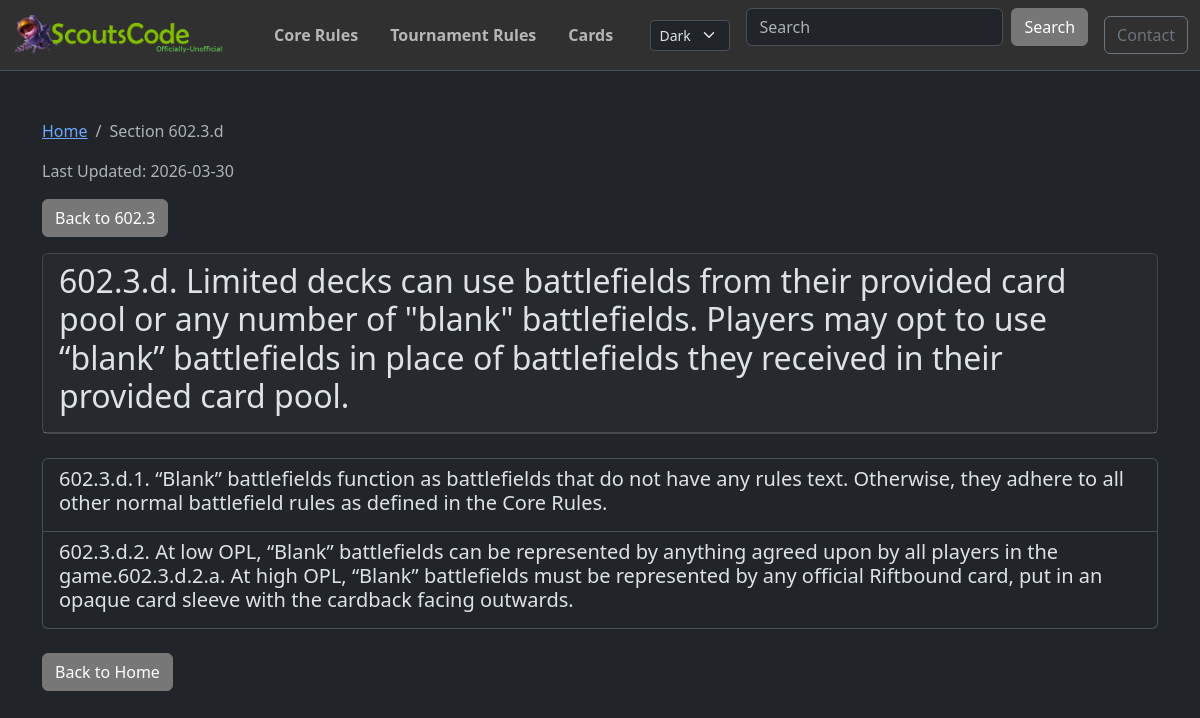
/trsections/602.3.d/, run on an earlier commit of the app's database.
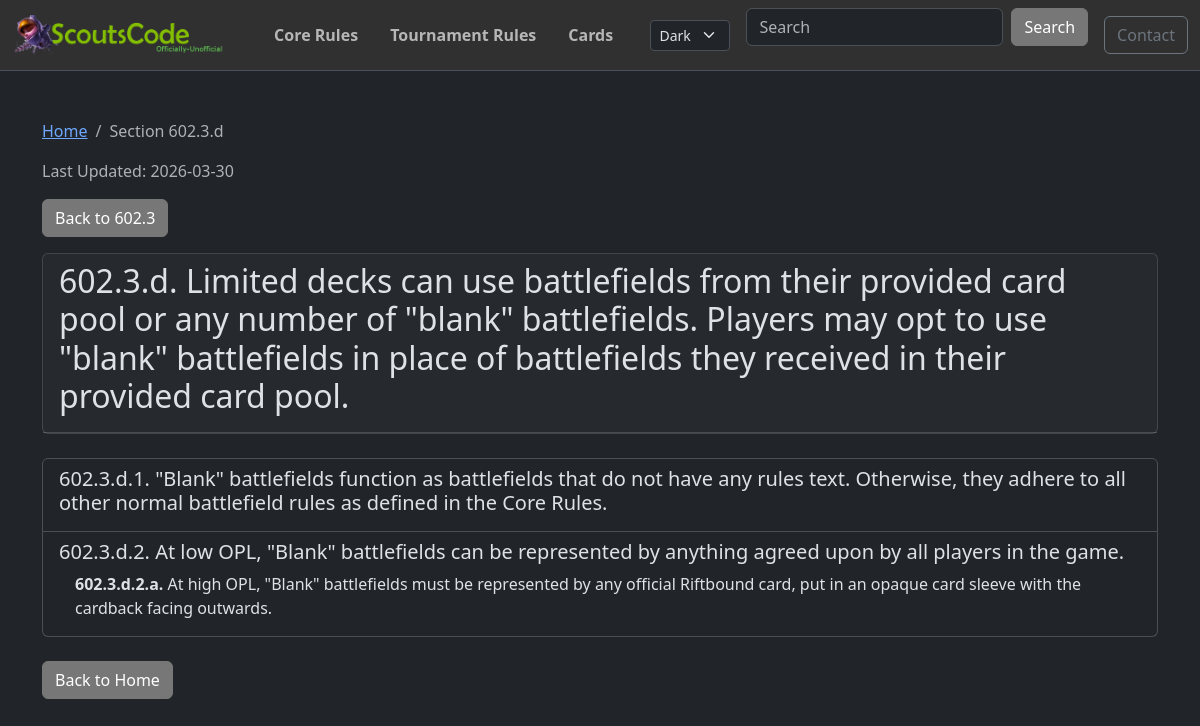
And on a later commit of the database.
### post/models.py (models this page shows, shortened)
class RuleSection(models.Model):
    RULE_TYPE_CHOICES = [
        ("TR", "Tournament Rules"),
        ("CR", "Comprehensive Rules"),
    ]
    rule_type = models.CharField(max_length=2, choices=RULE_TYPE_CHOICES)
    section = models.CharField(max_length=50, db_index=True)  # e.g., "703.4.a.5"
    text = models.TextField()
    annotations = models.TextField(blank=True, default="")
    parent = models.ForeignKey(
        "self", on_delete=models.CASCADE, null=True, blank=True, related_name="children"
    )
    order = models.IntegerField(default=0)
    class Meta:
        ordering = ["rule_type", "order", "section"]
        unique_together = ["rule_type", "section"]
        indexes = [
            models.Index(fields=["rule_type", "section"]),
            models.Index(fields=["parent", "order"]),
        ]
    def get_top_level_section(self):
        parts = self.section.split(".")
        first_part = parts[0]
        if len(first_part) >= 3:
            return first_part[0] + "00"
        return first_part
    def to_dict(self, include_children=True):
        data = {
            "section": self.section,
            "text": self.text,
            "annotations": self.annotations,
            "children": [],
        }
        if include_children:
            for child in self.children.all():
                data["children"].append(child.to_dict(include_children=True))
        return data

### post/views.py (the view)
# urls.py: path("trsections/<str:section>/", trsection_detail, name="trsection_detail"),
def trsection_detail(request, section):
    try:
        section_obj = RuleSection.objects.prefetch_related(
            "children__children__children__children"
        ).get(rule_type="TR", section=section)
    except RuleSection.DoesNotExist:
        raise Http404(f"Section {section} not found")
    data = section_obj.to_dict()
    top_level = section_obj.get_top_level_section()
    is_top_level = section == top_level
    data = format_section_text(data, section_type="tr")
    parent_section = None
    if section_obj.parent:
        parent_section = section_obj.parent.section
    context = {
        "section": data,
        "json_url": f"/trsections/{top_level}/",
        "is_top_level": is_top_level,
        "parent_section": parent_section,
        "last_updated": get_rules_last_updated("TR"),
    }
    return render(request, "trsection_detail.html", context)

### post/context_processors.py (called while the page is built)
def global_site_data(request):
    data = cache.get("global_site_data")
    if data is not None:
        return data
    copyright_asset = TextAsset.objects.filter(asset_type="copyright").first()
    logo_asset = TextAsset.objects.filter(asset_type="logo").first()
    default_copyright = "© 2025 Copyright "
    data = {
        "copyright_text": copyright_asset.content
        if copyright_asset
        else default_copyright,
        "logo_asset": logo_asset,
        "copyright_asset": copyright_asset,
    }
    cache.set("global_site_data", data, CACHE_TTL)
    return data

### post/views.py (called while the page is built, shortened)
def bold_before_colon(text):
    if ":" in text:
        parts = text.split(":", 1)
        return f"<strong>{parts[0]}:</strong>{parts[1]}"
    return text

def get_rules_last_updated(rule_type):
    if rule_type in _rules_last_updated_cache:
        return _rules_last_updated_cache[rule_type]

### post/templates/trsection_detail.html (shortened to what this page needs)
{% extends 'base.html' %}
{% load static %}
{% block content %}
    <div class="trsection-detail">
        <nav aria-label="breadcrumb">
            <ol class="breadcrumb">
                <li class="breadcrumb-item"><a href="/">Home</a></li>
                <li class="breadcrumb-item active" aria-current="page">Section {{ section.section }}</li>
            </ol>
        </nav>
        <p class="text-muted">Last Updated: {{ last_updated }}</p>
        {% if parent_section %}
        <div class="mb-3">
            <a href="/trsections/{{ parent_section }}/" class="btn btn-secondary">
                 Back to {{ parent_section }}
            </a>
        </div>
        {% endif %}
        <div class="card mb-4">
            <div class="card-header">
                <div class="d-flex justify-content-between align-items-start">
                    <h2>{{ section.section }}. {{ section.text|safe }}</h2>
                </div>
            </div>
        </div>
        {% if is_top_level %}
            {% if section.children %}
                <div class="list-group mb-4">
                    {% for child in section.children %}
                        <a href="/trsections/{{ child.section }}/" class="list-group-item list-group-item-action">
                            <h5 class="mb-1"><span class="rule-number">{{ child.section }}.</span> {{ child.text|safe }}</h5>
                        </a>
                    {% endfor %}
                </div>
            {% else %}
                <div class="alert alert-info">This section has no subsections.</div>
            {% endif %}
        {% else %}
            {% if section.children %}
                <div class="list-group mb-4">
                    {% for child in section.children %}
                        {% if 'a' in child.section or 'b' in child.section or 'c' in child.section or 'd' in child.section or 'e' in child.section %}
                            <div class="list-group-item">
                                <div class="d-flex justify-content-between align-items-start">
                                    <h5 class="mb-2">{{ child.section }}. {{ child.text|safe }}</h5>
                                </div>
                                {% if child.children %}
                                    {% for subchild in child.children %}
                                        <div class="ps-3 mb-2">
                                            <div class="d-flex justify-content-between align-items-start">
                                                <div><strong>{{ subchild.section }}.</strong> {{ subchild.text|safe }}</div>
                                            </div>
                                        </div>
                                    {% endfor %}
                                {% endif %}
                            </div>
                        {% endif %}
                    {% endfor %}
                </div>
            {% endif %}
        {% endif %}
        <div class="mt-4">
            <a href="/" class="btn btn-secondary">Back to Home</a>
        </div>
    </div>
{% endblock %}

What changed in the data, as far as the page shows it:
changed RuleSection: text "…may opt to use “blank” battlefields in place of…" → "…may opt to use \"blank\" battlefields in place of…"
added RuleSection: section "602.3.d.2.a", text "At high OPL, \"Blank\" battlefields must be represented by any official Riftbound card, put in an opaque card sleeve with the cardback facing outwards."
Also different on the page:
new list line: "602.3.d.1 \"Blank\" battlefields function as battlefields that do not have any rules text. Otherwise, they adhere to all other normal battlefield rules as defined in the Core Rules."
new list line: "602.3.d.2 At low OPL, \"Blank\" battlefields can be represented by anything agreed upon by all players in the game."
list line gone: "602.3.d.1 “Blank” battlefields function as battlefields that do not have any rules text. Otherwise, they adhere to all other normal battlefield rules as defined in the Core Rules."
list line gone: "602.3.d.2 At low OPL, “Blank” battlefields can be represented by anything agreed upon by all players in the game.602.3.d.2.a. At high OPL, “Blank” battlefields must be represented by any official Riftbound card, put in an opaque card sleeve with the cardback facing outwards."
